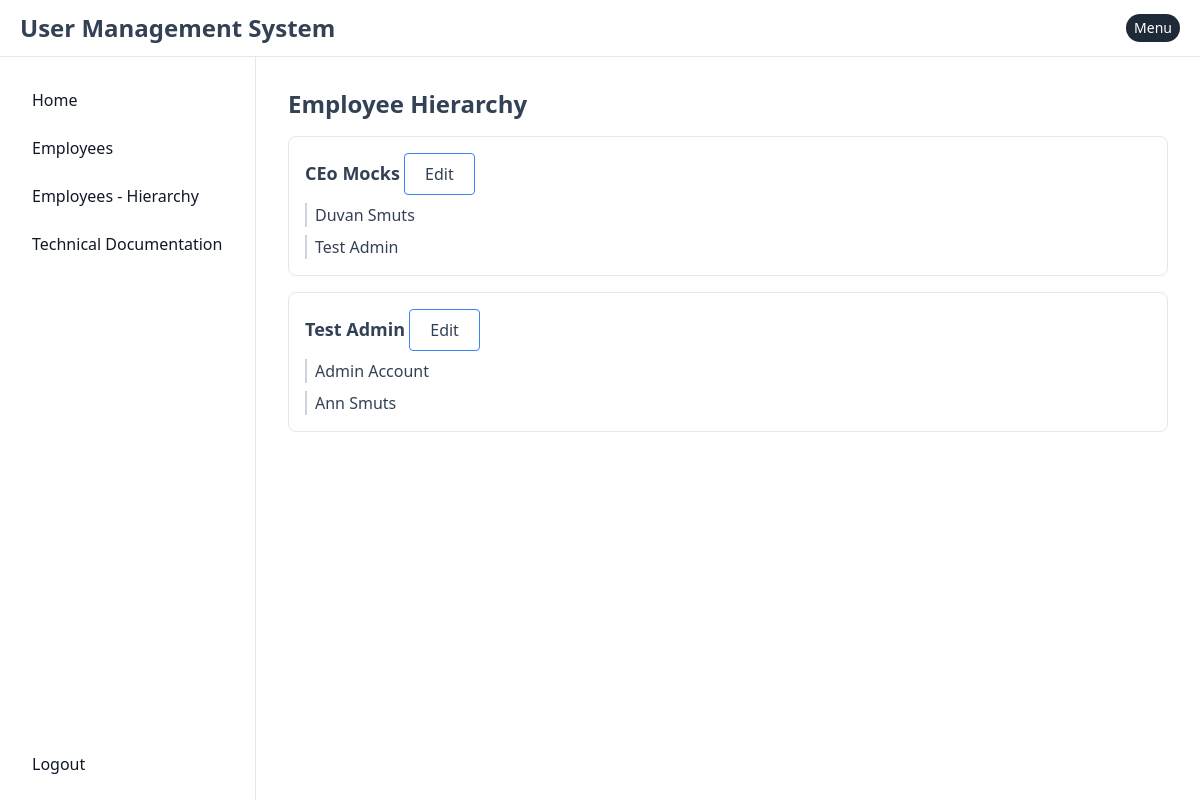
Screenshot of /user/user_hierarchy/ (signed in) with the database file from the repository.
### apps/admin/user/models.py (models this page shows, shortened)
class User(AuditFields, AbstractBaseUser, PermissionsMixin):
    reporting_line_manager = models.ForeignKey('self', on_delete=models.SET_NULL, null=True, blank=True, related_name='reports_to')
    email                  = models.EmailField(unique=True)
    first_name             = models.CharField(max_length=30, blank=True)
    last_name              = models.CharField(max_length=30, blank=True)
    contact_number         = models.CharField(max_length=30, blank=True)
    employee_number        = models.CharField(max_length=30, blank=True)
    hashed_email_gravatar  = models.CharField(max_length=250, blank=True)
    position               = models.IntegerField(choices=POSITION_CHOICES, blank=True, null=True)
    birth_date             = models.DateField(null=True, blank=True)
    is_active              = models.BooleanField(default=True)
    is_admin               = models.BooleanField(default=False)
    salary                 = models.DecimalField(verbose_name='Salary', default=0, max_digits=9, decimal_places=2)
    description            = models.TextField(max_length=300, blank=True, null=True)
    objects = UserManager()
    USERNAME_FIELD  = 'email'
    REQUIRED_FIELDS = []

### apps/system/user/hierarchy/views.py (the view)
# urls.py: path('user_hierarchy/',             UserHierarchyView.as_view(), name='user_hierarchy'),
class UserHierarchyView(LoginRequiredMixin, View):
    def get(self, *args, **kwargs):
        hierarchy_dict = {}
        users = User.objects.all().order_by('id')
        if users:
            hierarchy_dict = process_lib.create_user_hierarchy_dict(users)
        return render(
            self.request,
            template_name = 'system/user/hierarchy/user_hierarchy.html',
            context = {
                'users'          : users,
                'hierarchy_dict' : hierarchy_dict,
            }
        )

### apps/system/user/hierarchy/lib/process.py (called while the page is built)
def create_user_hierarchy_dict(users: QuerySet) -> Dict:
    hierarchy_dict = {}
    for user in users:
        manager = user.reporting_line_manager
        if manager:
            if manager not in hierarchy_dict:
                hierarchy_dict[manager] = []
            hierarchy_dict[manager].append(user)
    return hierarchy_dict

### templates/system/user/hierarchy/user_hierarchy.html (shortened to what this page needs)
{% extends 'base.html' %}
{% load crispy_forms_tags %}
{% block content %}
<div class="container mx-auto">
    <h1 class="text-2xl font-bold mb-4">Employee Hierarchy</h1>
    <div class="space-y-4">
        {% for manager, employees in hierarchy_dict.items %}
            <div class="border p-4 rounded-lg">
                <div class="flex justify-between items-center">
                    <div>
                        <h2 class="text-lg font-bold inline">{{ manager.first_name }} {{ manager.last_name }}</h2>
                        <button hx-get    = "{% url 'user:update_user' manager.id %}"
                                hx-target = "#modalContent"
                                class="px-5 py-2 border-blue-500 border rounded transition duration-300 hover:bg-blue-700 hover:text-white focus:outline-none">
                            Edit
                        </button>
                    </div>
                </div>
                <div class="mt-2 space-y-2">
                    {% for employee in employees %}
                        <div class="border-l-2 border-gray-300 pl-2">
                            <p>{{ employee.first_name }} {{ employee.last_name }}</p>
                        </div>
                    {% endfor %}
                </div>
            </div>
        {% endfor %}
    </div>
</div>
{% endblock content %}

### rows the page displays
User: first_name "CEo", last_name "Mocks"
User: first_name "Duvan", last_name "Smuts"
User: first_name "Test", last_name "Admin"
User: first_name "Admin", last_name "Account"
User: first_name "Ann", last_name "Smuts"
